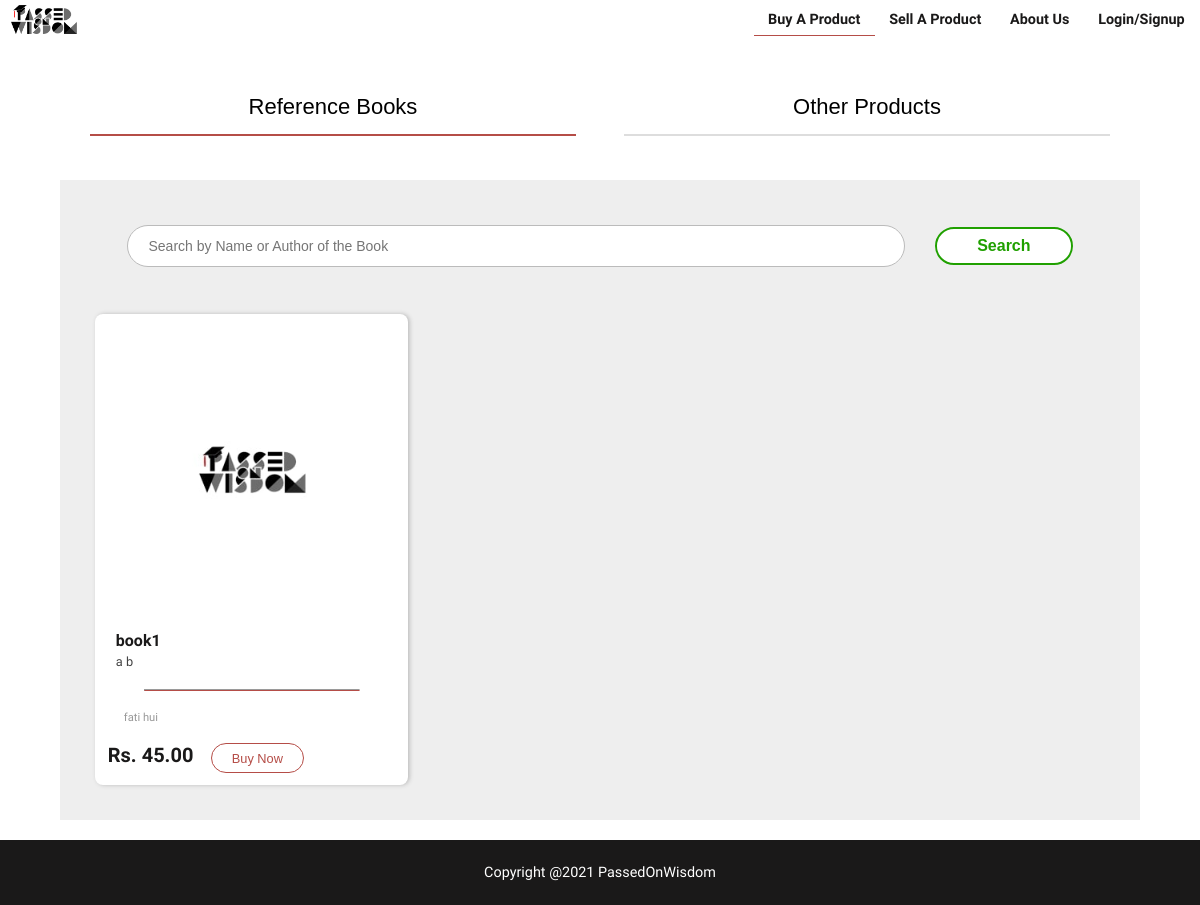
Before: /buyAProduct with the older database file.
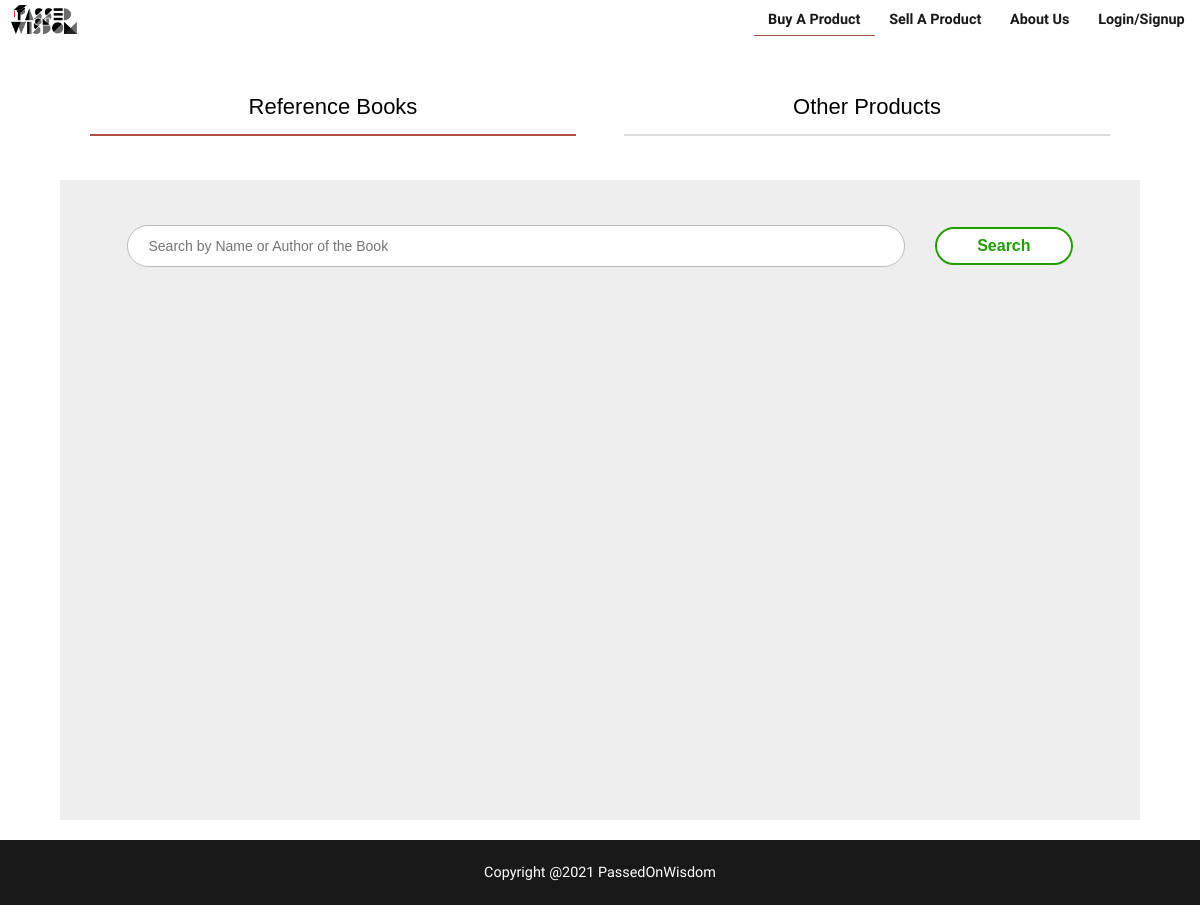
After: the same page with the newer database file.
### ccapp/models.py (models this page shows, shortened)
class Book(models.Model):
    seller=models.ForeignKey(Student,on_delete=models.CASCADE,related_name="books")
    bookId = models.AutoField(primary_key=True)
    bookImage=models.ImageField(upload_to="images/book",null=True,blank=True,default="images/book/defaultBook.jpg")
    bookName=models.CharField(max_length=255)
    author=models.CharField(max_length=255)
    price=models.DecimalField(max_digits=6,decimal_places=2)
    description=models.TextField(blank=True)
    status=models.CharField(max_length = 10, choices = book_status, default = 'pending')
    timestamp=models.DateTimeField(auto_now_add=True)

### ccapp/views.py (the view)
# urls.py: path('buyAProduct',views.buyAProduct,name="buyAProduct"),
def buyAProduct(request):
    spam=DeletedEmails.objects.all()
    for e in spam:
        Student.objects.filter(email=e.email).delete()
        User.objects.filter(email=e.email).delete()
    books=Book.objects.filter(status="verified")
    template_name="buyAProduct.html"
    context={"books":books}
    return render(request,template_name,context)

### templates/buyAProduct.html (shortened to what this page needs)
{% extends 'base.html' %}
{% block head-content %}
{% load static %}
<link rel="stylesheet" type="text/css" href="{% static 'css/buy.css' %}">
{% endblock %}
{% block body-content %}
<div class="tab">
<button class="tablinks active" onclick="openTab(event, 'books')">
  <span class="tabheading">Reference Books</span>
</button><button class="tablinks" onclick="openTab(event, 'others')">
  <span class="tabheading">Other Products</span>
</button>
</div>
<div id="books" class="tabcontent" style="display: grid;">
  <div id="searchDiv">
    <input type="text" name="bookSearch" id="bookSearch" placeholder="Search by Name or Author of the Book"><button id="searchButton">Search</button>
  </div>
  {% for book in books %}
  <div class="bookAd">
    <div id="imageSpan">
      {% if book.bookImage %}
      <img src="{{book.bookImage.url}}" alt="">
      {% endif %}
    </div>
    <span class="bookName">{{book.bookName}}</span>
    <span class="bookAuthor">{{book.author}}</span><hr>
    <span class="bookDescription">{{book.description}}</span><br><br>
    <span class="bookPrice">Rs. {{book.price}} <button id="buyButton" onclick="document.getElementById('id{{forloop.counter}}').style.display='block'">Buy Now</button></span>
  </div>
  {% endfor %}
</div>
{% endblock %}

Changed rows visible on the page:
no longer on this page (row edited): Book: bookImage (picture), bookName "book1", author "a b", description "fati hui", price "45.00"
